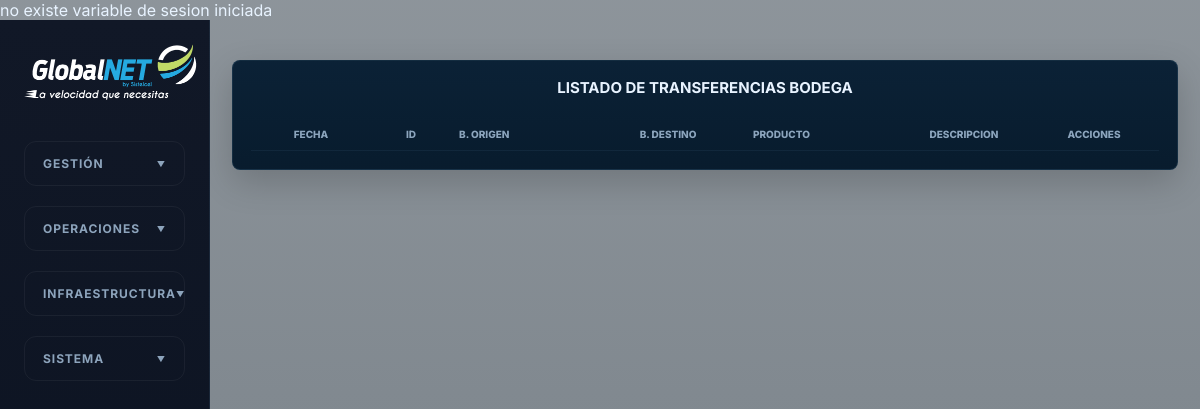
The page /bodegas/transferencias.php on the database as committed earlier.
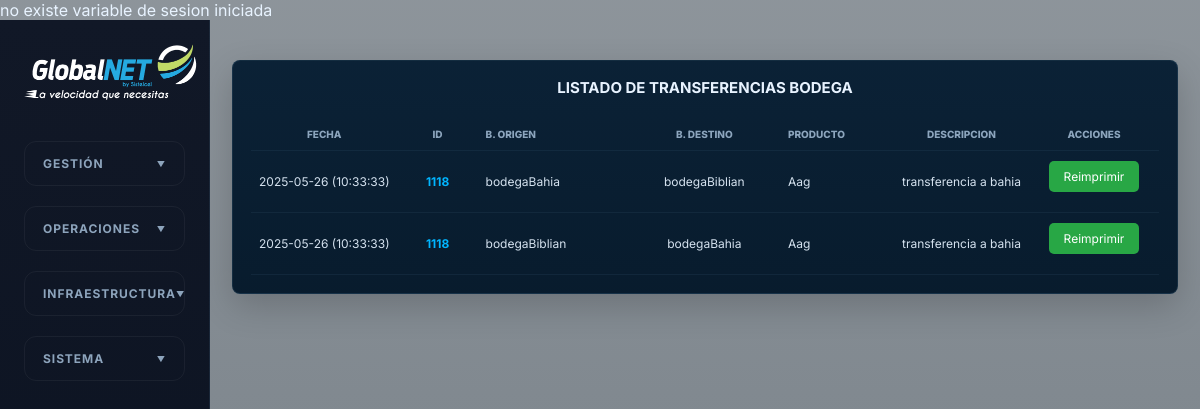
The same page on the database as committed later.
### tables this page shows
CREATE TABLE `registro` (
  `id` varchar(255) NOT NULL DEFAULT 'Sin_Asignar',
  `codigo` varchar(255) NOT NULL DEFAULT 'Sin_Asignar',
  `fecha` varchar(255) NOT NULL DEFAULT 'Sin_Asignar',
  `accion` varchar(255) NOT NULL DEFAULT 'Sin_Asignar',
  `cantidad` varchar(255) NOT NULL DEFAULT 'Sin_Asignar',
  `saldo_anterior` varchar(255) NOT NULL DEFAULT 'Sin_Asignar',
  `saldo` varchar(255) NOT NULL DEFAULT 'Sin_Asignar',
  `cliente` varchar(255) NOT NULL DEFAULT 'Sin_Asignar',
  `proveedor` varchar(255) NOT NULL DEFAULT 'Sin_Asignar',
  `usuario` varchar(255) NOT NULL DEFAULT 'Sin_Asignar',
  `hora` varchar(255) NOT NULL DEFAULT 'Sin_Asignar',
  `bodega` varchar(255) NOT NULL DEFAULT 'Sin_asignar',
  `seccion` varchar(255) NOT NULL DEFAULT 'Sin_Asignar',
  `producto` varchar(255) NOT NULL DEFAULT 'Sin_asignar',
  `unico` int NOT NULL AUTO_INCREMENT,
  `numerorecibo` varchar(255) NOT NULL DEFAULT 'Sin_Recibo',
  `serviciotecnico` varchar(255) NOT NULL DEFAULT '0',
  `observacion` varchar(255) NOT NULL DEFAULT 'vacio',
  `serie` varchar(255) NOT NULL DEFAULT 'vacio',
  `caja` varchar(255) NOT NULL DEFAULT 'vacio',
  `codigoautorizacion` varchar(255) NOT NULL DEFAULT 'sin_codigo',
  `serieproducto` varchar(255) NOT NULL DEFAULT 'Sin_serie',
  `descuento` varchar(255) NOT NULL DEFAULT '0',
  PRIMARY KEY (`unico`)
);

### bodegas/transferencias.php (the view, shortened to what this page needs)
<!DOCTYPE html>
<html lang="es">
<head>
<?php
require('../conectar.php');
	?>
  <link rel="stylesheet" href="../css/styles.css" />
</head>
<body>
  <div class="app-shell">
    <aside class="sidebar">
  <a class="brand" href="../resumen/index.php">
    <img src="../img/logo.png" width="186" height="69" alt="Nexus ISP"/>
  </a>
  <nav class="main-nav">
    <details class="menu-section">
      <summary class="menu-label">GESTIÓN</summary>
    </details>
    <details class="menu-section">
      <summary class="menu-label">OPERACIONES</summary>
    </details>
    <details class="menu-section">
      <summary class="menu-label">INFRAESTRUCTURA</summary>
    </details>
    <details class="menu-section">
      <summary class="menu-label">SISTEMA</summary>
    </details>
  </nav>
</aside>
    <main class="content">
							<?php
$tabla = "registro";
$sql = "SELECT * FROM `$tabla` WHERE `observacion` LIKE '%transferencia%' ORDER BY fecha DESC";
$result = mysqli_query($con, $sql);
?>
<body>
    <div class="panel">
        <div class="esquinas_redondeadas" style="text-align: center; margin-bottom: 20px;">
            <h2 id="optimus" style="color: var(--text); margin: 0;">LISTADO DE TRANSFERENCIAS BODEGA</h2>
        </div>
        <div class="grilla_listado" style="overflow-x: auto;">
            <table class="clase_tabla" style="width: 100%; border-collapse: collapse; text-align: left;">
                <thead>
                    <tr>
                        <th style="width:120px; text-align: center;">FECHA</th>
                        <th style="width:80px; text-align: center;">ID</th>
                        <th>B. ORIGEN</th>
                        <th style="text-align: center;">B. DESTINO</th>
                        <th>PRODUCTO</th>
                        <th style="text-align: center; width:130px;">DESCRIPCION</th>
                        <th style="text-align: center; width:130px;">ACCIONES</th>
                    </tr>
                </thead>
                <tbody>
                    <?php
                    $filacolor = "0";
                    while($crow = mysqli_fetch_assoc($result)) {
                        if($filacolor == "0") {
                            $color_clase = "fila-par";
                            $filacolor = "1";
                        } else {
                            $color_clase = "fila-impar";
                            $filacolor = "0";
                        }
                    ?>
                        <tr class="alternar <?php echo $color_clase; ?>">
                            <td style="text-align: center;"><?php echo htmlspecialchars($crow['fecha']); ?></td>
                            <td style="text-align: center; font-weight: bold; color: var(--cyan);"><?php echo htmlspecialchars($crow['id']); ?></td>
                            <td><?php echo htmlspecialchars($crow['cliente']); ?></td>
                            <td style="text-align: center;"><?php echo htmlspecialchars($crow['bodega']); ?></td>
                            <td><?php echo htmlspecialchars($crow['producto']); ?></td>
                            <td style="text-align: center;"><?php echo htmlspecialchars($crow['observacion']); ?></td>
                            <td style="text-align: center;">
                                <a href="../bodegas/reimprimir_transferencia.php?codigo=<?php echo urlencode($crow['id']); ?>" class="btn-maps" style="display: inline-block; text-align: center;">
                                    Reimprimir
                                </a>
                            </td>
                        </tr>
                    <?php
                    }
                    ?>
                </tbody>
            </table>
        </div>
    </div>
</body>
</html>
</body>
</html>

Rows that differ between the two databases and show on the page:
added registro: fecha "2025-05-26 (10:33:33)", id "1118", cliente "bodegaBahia", bodega "bodegaBiblian", producto "Aag", observacion "transferencia a bahia"
added registro: fecha "2025-05-26 (10:33:33)", id "1118", cliente "bodegaBiblian", bodega "bodegaBahia", producto "Aag", observacion "transferencia a bahia"
